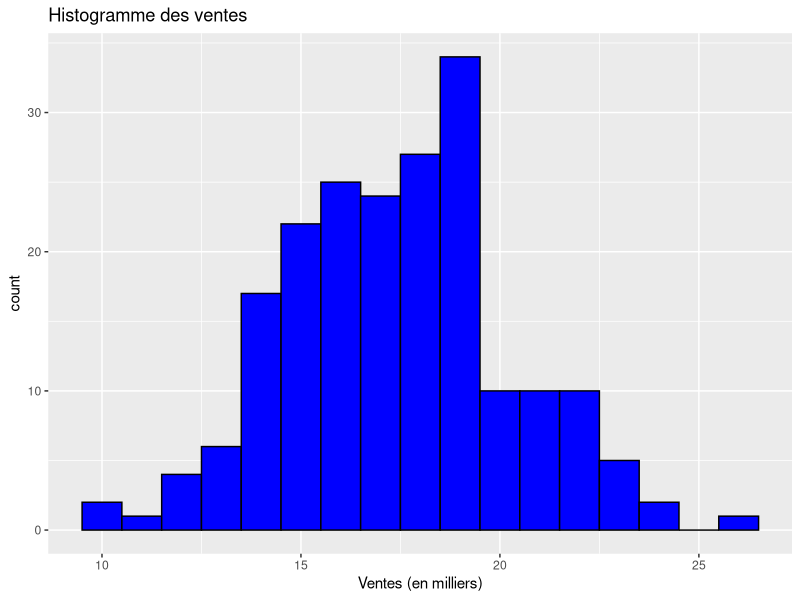
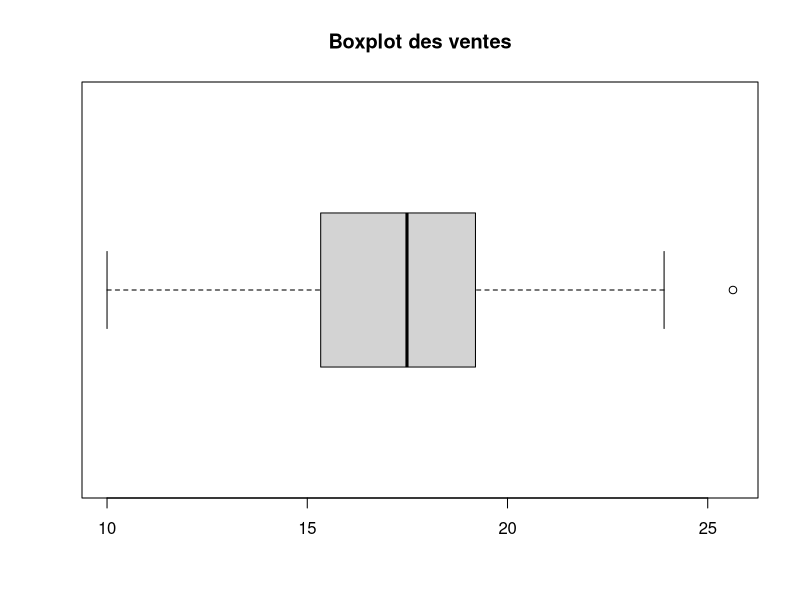
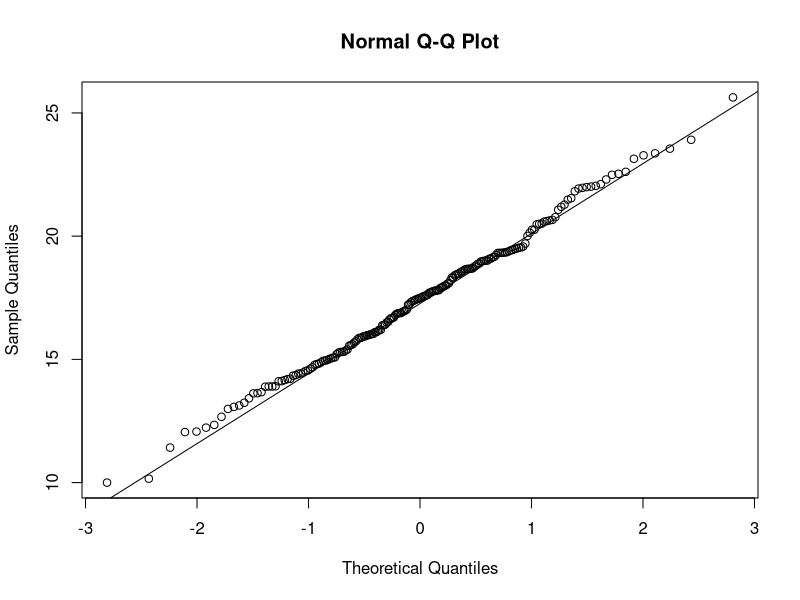
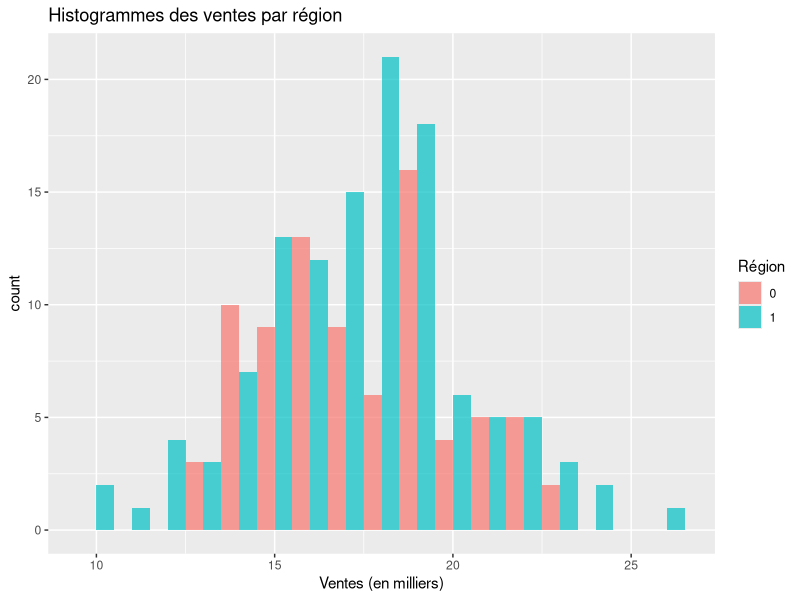
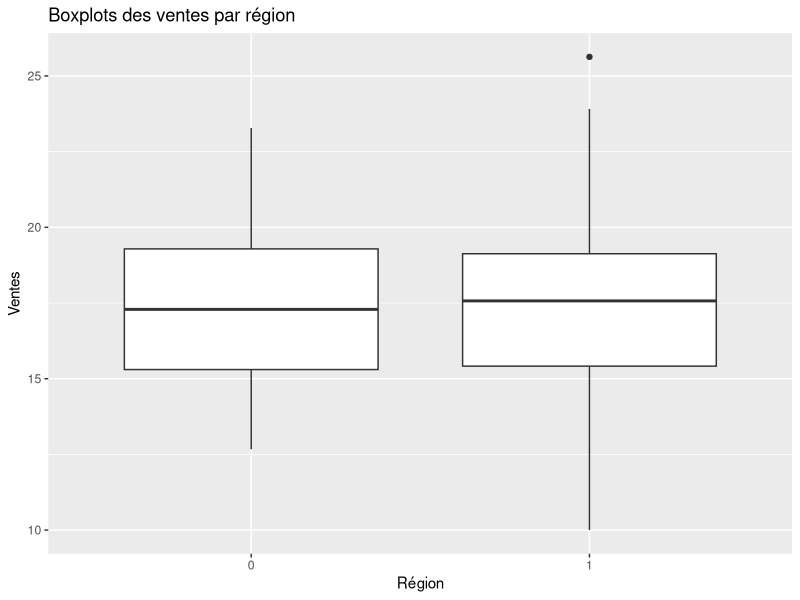

Reproduce these figures in R, in order. (Note: this script raises an error after producing the figures.)
#install.packages(c("ggplot2", "dplyr", "car", "lmtest", "nortest"))

library(ggplot2)
library(dplyr)
library(car)
library(lmtest)
library(nortest)


charger <- function(matricule) {
  set.seed(matricule)
  mondata <- read.csv2("./DevoirD_A24.csv")[sample(288,200),]
  return(mondata)
}

mes_donnees <- charger(2045362)

head(mes_donnees)

### -----------------------------  PHASE 1 --------------------------------------------

## ------- a) -------
# Histogramme
ggplot(mes_donnees, aes(x = Sales)) +
  geom_histogram(binwidth = 1, fill = "blue", color = "black") +
  labs(title = "Histogramme des ventes", x = "Ventes (en milliers)")

# Boxplot
boxplot(mes_donnees$Sales, main = "Boxplot des ventes", horizontal = TRUE)


# Droite de Henry (Normal Q-Q Plot)
qqnorm(mes_donnees$Sales)
qqline(mes_donnees$Sales)

# Test de normalité Shapiro-Wilk
shapiro.test(mes_donnees$Sales)

# Calcul des statistiques descriptives
moyenne <- mean(mes_donnees$Sales)
ecart_type <- sd(mes_donnees$Sales)
quartiles <- quantile(mes_donnees$Sales)
IDC_moyenne <- t.test(mes_donnees$Sales)$conf.int

# Création du tableau de statistiques descriptives
tableau_descriptif <- data.frame(
  Statistiques = c("Moyenne", "1er Quartile", "Médiane", "3e Quartile", "Écart-type", "Intervalle de confiance"),
  Valeurs = c(
    moyenne,
    quartiles[2],
    quartiles[3],
    quartiles[4],
    ecart_type,
    paste0("[", round(IDC_moyenne[1], 2), ", ", round(IDC_moyenne[2], 2), "]")
  )
)

# Afficher le tableau descriptif
print(tableau_descriptif)


## ------- b) -------
# Histogrammes par région
ggplot(mes_donnees, aes(x = Sales, fill = as.factor(Region))) +
  geom_histogram(position = "dodge", binwidth = 1, alpha = 0.7) +
  labs(title = "Histogrammes des ventes par région", x = "Ventes (en milliers)", fill = "Région")

# Boxplots par région
ggplot(mes_donnees, aes(x = as.factor(Region), y = Sales)) +
  geom_boxplot() +
  labs(title = "Boxplots des ventes par région", x = "Région", y = "Ventes")

mes_donnees %>%
  group_by(Region) %>%
  summarise(
    moyenne = mean(Sales),
    ecart_type = sd(Sales),
    Q1 = quantile(Sales, 0.25),
    mediane = median(Sales),
    Q3 = quantile(Sales, 0.75),
    IC_lower = t.test(Sales)$conf.int[1],
    IC_upper = t.test(Sales)$conf.int[2]
  )

# Test égalité des variances
var.test(Sales ~ Region, data = mes_donnees)

# Test égalité des moyennes
t.test(Sales ~ Region, data = mes_donnees, var.equal = TRUE)


### -----------------------------  PHASE 2 --------------------------------------------

## ------- c) -------

donnees_modele <- mes_donnees[c("Sales", "Price", "Age")]
colnames(donnees_modele) <- c("Y", "X1", "X2")

square <- function(x) {
  return(x^2)
}

modeles <- list(
  ## modele 1
  list(variableGauche="Y", variableDroite="X1", formuleGauche=identity, formuleDroite=identity, transformation_B0=identity),
  ## modele 2
  list(variableGauche="Y", variableDroite="X2", formuleGauche=identity, formuleDroite=identity, transformation_B0=identity),
  ## modele 3
  list(variableGauche="Y", variableDroite="X1", formuleGauche=identity, formuleDroite=square, transformation_B0=identity),
  ## modele 4
  list(variableGauche="Y", variableDroite="X2", formuleGauche=identity, formuleDroite=square, transformation_B0=identity),
  ## modele 5
  list(variableGauche="Y", variableDroite="X1", formuleGauche=log, formuleDroite=identity, transformation_B0=exp),
  ## modele 6
  list(variableGauche="Y", variableDroite="X2", formuleGauche=log, formuleDroite=identity, transformation_B0=exp),
  ## modele 7
  list(variableGauche="Y", variableDroite="X1", formuleGauche=log, formuleDroite=log, transformation_B0=exp),
  ## modele 8
  list(variableGauche="Y", variableDroite="X2", formuleGauche=log, formuleDroite=log, transformation_B0=exp)
)

analyseModeles <- data.frame()

for (i in seq_along(modeles)) {
  cat("\n\n------- Modèle", i, "-------\n")
  formuleDroite <- modeles[[i]]$formuleDroite
  formuleGauche <- modeles[[i]]$formuleGauche
  variableDroite <- formuleDroite(donnees_modele[[modeles[[i]]$variableDroite]])
  variableGauche <- formuleGauche(donnees_modele[[modeles[[i]]$variableGauche]])
  
  model <- lm(variableGauche ~ variableDroite, data = donnees_modele)
  
  ## ------- c) 1: -------
  b <- coef(model)[2]
  a <- coef(model)[1]
  
  b0 <- modeles[[i]]$transformation_B0(a)
  b1 <- b
  coefficients <- data.frame(b0 = as.numeric(b0), b1 = as.numeric(b1))
  
  print(coefficients)
  analyseVariance = anova(model)
  print(analyseVariance)
  
  ## ------- c) 2: -------
  seuilB0PValue <- 0.05
  accepteVariance <- analyseVariance[["Pr(>F)"]][1] < seuilPValue
  accepteVariance
  analyseVariance[["Pr(>F)"]][1]
  
  if (accepteVariance) {
    cat("\nH0 rejeté, car le seuil (0.05) est supérieur à ", analyseVariance[["Pr(>F)"]][1])
    cat("\nLe modèle est donc globalement significatif")
  }else{
    cat("\nH0 accepté, car le seuil (0.05) est inférieur à ", analyseVariance[["Pr(>F)"]][1])
    cat("\nLe modèle n'est donc PAS globalement significatif")
  }
  
  ## Test/Analyse de normalité
  seuilNormalitePValue <- 0.05
  residus <- residuals(model)
  normalitePValue <- shapiro.test(residus)$p.value
  residuNormalementDistribue <- normalitePValue >= seuilNormalitePValue
  if (residuNormalementDistribue) {
    cat("Les résidus suivent une distribution normale au seuil", normalitePValue)
  } else {
    cat("Les résidus NE suivent PAS une distribution normale au seuil", normalitePValue)
  }
  qqnorm(residus, main = c("Normalité des résidus - Modele", i), xlab = NULL, ylab = NULL)
  qqline(residus, col = "red", lwd = 2)
  
  ## Test/Analyse de l'homoscédasticité
  seuilHomoscédasticitéPValue <- 0.05
  bp_test <- bptest(model)
  varianceConstante <- bp_test$p.value >= seuilHomoscédasticitéPValue;
  if (varianceConstante) {
    cat("\nLa variance est constante au seuil", seuilHomoscédasticitéPValue)
  } else {
    cat("\nLa variance N'est PAS constante au seuil", seuilHomoscédasticitéPValue)
  }
  valeurs_predites <- fitted(model)
  plot(valeurs_predites, residus, 
       main = c("Résidus vs Valeurs prédites - Modele", i), 
       xlab = "Valeurs prédites", 
       ylab = "Résidus", 
       pch = 19, col = "blue")
  abline(h = 0, col = "red", lwd = 2)
  
  ## Trouver les points atypiques
  residus_standardises <- rstandard(model)
  seuil_residus <- 2
  points_atypiques <- which(abs(residus_standardises) > seuil_residus)
  points(valeurs_predites[points_atypiques], residus[points_atypiques], 
         col = alpha("red", 1), pch = 21, cex = 1.5)
  
  
  ## ------- c) 3: -------
  seuilConfiance <- 0.95
  conf <- confint(model, level=seuilConfiance)
  conf_b0 <- modeles[[i]]$transformation_B0(conf[1, ])
  cat("\n\nB0 est situé au seuil de", seuilConfiance , "dans l'interval: ", conf_b0)
  
  conf_b1 <- conf[2, ]
  cat("\nB1 est situé au seuil de", seuilConfiance , "dans l'interval: ", conf_b1)
  
  analyseModeles <- rbind(analyseModeles, data.frame(b0 = b0,
                                                     b1 = b1,
                                                     accepteVariance = accepteVariance,
                                                     pValueVariance = analyseVariance[["Pr(>F)"]][1],
                                                     residueNormaux = residuNormalementDistribue,
                                                     pValueNormalite = normalitePValue,
                                                     varianceConstante = varianceConstante,
                                                     pValueHomoscédasticité = bp_test$p.value))
  rownames(analyseModeles)[nrow(analyseModeles)] <- i
  
  plot(formuleDroite(donnees_modele[[modeles[[i]]$variableDroite]]),
       formuleGauche(donnees_modele[[modeles[[i]]$variableGauche]]), 
       main = "Sales vs Price", 
       xlab = "Price", 
       ylab = "Sales", 
       pch = 19, col = "blue")
  
  abline(a, b, col = "red", lwd = 2)
}
